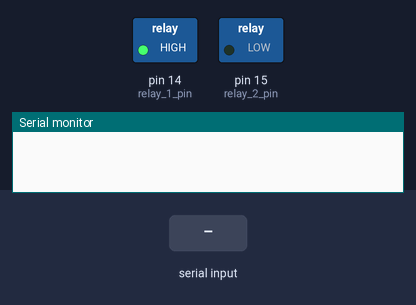
Bench run of a sketch on a simulated Arduino Uno, built with avr-gcc and run on an emulated ATmega328P. Shown: switched loads named in the sketch (green lamp = pin HIGH), the last lines printed to the serial monitor. Inputs (shaded band) come from the test bench.

Above: at 1.2 s.
1.3 s: "c\n" received over Serial
At 1.6 s:
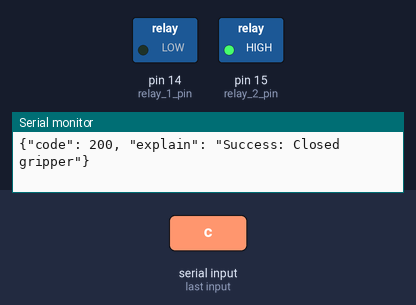
4.3 s: "o\n" received over Serial
At 5.1 s:
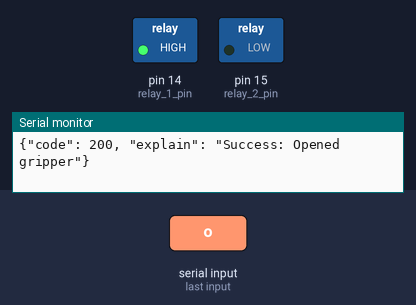
Timing chart, 0 to 7.3 s (numbered marks = the images above; inputs shaded):
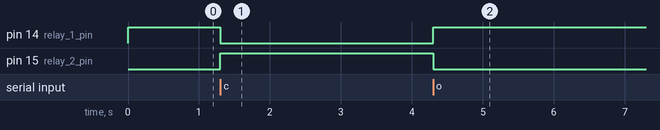

Measured:
- after the input at 1.3 s, pin 14 (relay_1_pin): HIGH → LOW at once; pin 15 (relay_2_pin): LOW → HIGH at once
- after the input at 4.3 s, pin 14 (relay_1_pin): LOW → HIGH at once; pin 15 (relay_2_pin): HIGH → LOW at once

The sketch:

Arduino_LinearActuator.ino
```cpp
int gripper_state = 1;

int relay_1_pin = 14;
int relay_2_pin = 15;

// A buffer to hold incoming commands from the Serial input
char inputBuffer[200];
int bufferIndex = 0;

void setup() {

  pinMode(relay_1_pin, OUTPUT);
  pinMode(relay_2_pin, OUTPUT);

  digitalWrite(relay_1_pin, HIGH);
  digitalWrite(relay_2_pin, LOW);

  Serial.begin(9600);  // begin serial communication
}


void loop() {
  // Check if any data is available on the Serial input
  while (Serial.available()) {
    char inChar = (char)Serial.read();

    // If newline character is received, a full command is ready for parsing
    if (inChar == '\n') {
      inputBuffer[bufferIndex] = '\0';  // Null-terminate the C string

      char command = strtok(inputBuffer, " ")[0];  // Take the first character as the command

      switch (command) {
        case 'o':  // Open command
          {
            digitalWrite(relay_1_pin, HIGH);
            digitalWrite(relay_2_pin, LOW);

            gripper_state = 1;
            Serial.println("{\"code\": 200, \"explain\": \"Success: Opened gripper\"}");
            break;
          }
        case 'c':
          {  // Close command

            digitalWrite(relay_1_pin, LOW);
            digitalWrite(relay_2_pin, HIGH);
            gripper_state = -1;
            Serial.println("{\"code\": 200, \"explain\": \"Success: Closed gripper\"}");
            break;
          }
        default:
          Serial.println("{\"code\": 400, \"explain\": \"Error: Unknown command\"}");
          break;
      }

      // Clear the inputBuffer ready for the next command
      bufferIndex = 0;
    } else if (bufferIndex < sizeof(inputBuffer) - 1) {
      // Append the read character to the input buffer
      inputBuffer[bufferIndex++] = inChar;
    }
  }
}
```
